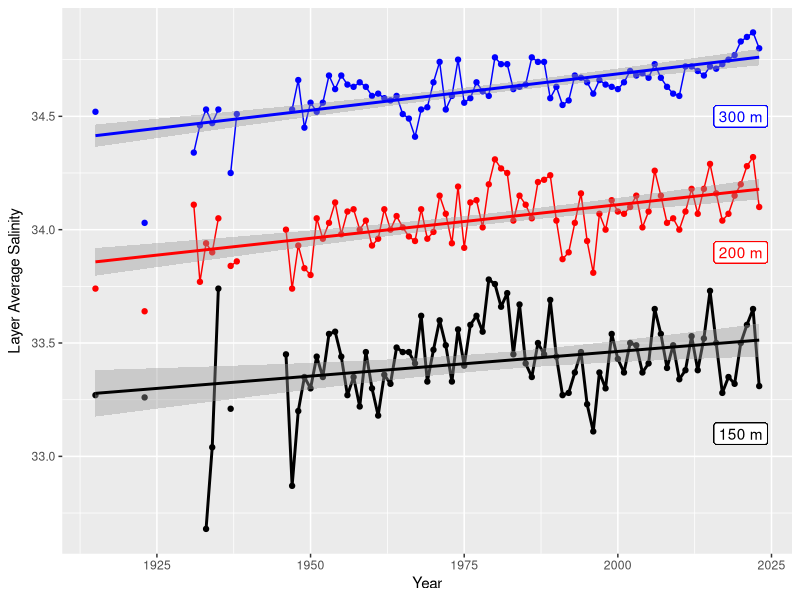

The R script that drew this image:
library(tidyverse)
#library(patchwork)

Sal <- read.table("GSL_S.dat", header = TRUE, sep = "", col.names = c("Year", "D150m", "D200m", "D250m", "D300m"))

ggpS <- ggplot(Sal) + geom_line(aes(x=Year, y=D150m), color = "black", linewidth = 1.0) +
  geom_point(aes(x=Year, y=D150m), color = "black") +
  geom_smooth(aes(x=Year, y=D150m), method = "lm", se = TRUE, color = "black") +
  geom_label(aes(x=2020, y=33.1, label = "150 m"), color = "black")
ggpS <- ggpS + geom_line(aes(x=Year, y=D200m), color = "red")  +
  geom_point(aes(x=Year, y=D200m), color = "red")  +
  geom_smooth(aes(x=Year, y=D200m), method = "lm", se = TRUE, color = "red") +
  geom_label(aes(x=2020, y=33.9, label = "200 m"), color = "red")
ggpS <- ggpS + geom_line(aes(x=Year, y=D300m), color = "blue") +
  geom_point(aes(x=Year, y=D300m), color = "blue") +
  geom_smooth(aes(x=Year, y=D300m), method = "lm", se = TRUE, color = "blue") +
  geom_label(aes(x=2020, y=34.5, label = "300 m"), color = "blue")
ggpS <- ggpS + ylab(expression("Layer Average Salinity")) + xlab("Year")

# fit a linear model to the anomaly data
model_150 <- lm(Sal$D150m ~ Sal$Year)
# estimate the 95% confidence interval
confidence_95_150 <- confint(model_150, level = 0.95)
# fit a linear model to the anomaly data
model_200 <- lm(Sal$D200m ~ Sal$Year)
# estimate the 95% confidence interval
confidence_95_200 <- confint(model_200, level = 0.95)
# fit a linear model to the anomaly data
model_300 <- lm(Sal$D300m ~ Sal$Year)
# estimate the 95% confidence interval
confidence_95_300 <- confint(model_300, level = 0.95)


# ggsave("GSL.png", scale = 1)
ggsave("GSL_S_with_lm.png", width = 6, height = 3, units = "in", scale = 1.0, dpi = 1200)
